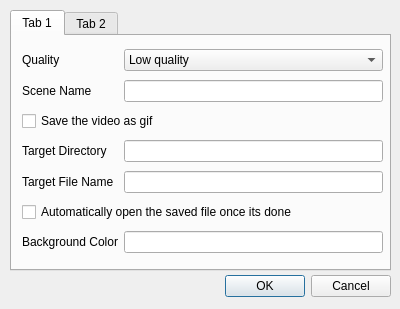
<?xml version="1.0" encoding="UTF-8"?>
<ui version="4.0">
 <class>MakePage</class>
 <widget class="QDialog" name="MakePage">
  <property name="geometry">
   <rect>
    <x>0</x>
    <y>0</y>
    <width>400</width>
    <height>309</height>
   </rect>
  </property>
  <property name="windowTitle">
   <string>Dialog</string>
  </property>
  <widget class="QDialogButtonBox" name="buttonBox">
   <property name="geometry">
    <rect>
     <x>220</x>
     <y>270</y>
     <width>171</width>
     <height>32</height>
    </rect>
   </property>
   <property name="orientation">
    <enum>Qt::Horizontal</enum>
   </property>
   <property name="standardButtons">
    <set>QDialogButtonBox::Cancel|QDialogButtonBox::Ok</set>
   </property>
  </widget>
  <widget class="QTabWidget" name="tabWidget">
   <property name="geometry">
    <rect>
     <x>10</x>
     <y>10</y>
     <width>381</width>
     <height>261</height>
    </rect>
   </property>
   <property name="currentIndex">
    <number>0</number>
   </property>
   <widget class="QWidget" name="tab">
    <attribute name="title">
     <string>Tab 1</string>
    </attribute>
    <widget class="QWidget" name="gridLayoutWidget">
     <property name="geometry">
      <rect>
       <x>10</x>
       <y>10</y>
       <width>361</width>
       <height>211</height>
      </rect>
     </property>
     <layout class="QGridLayout" name="gridLayout">
      <item row="4" column="1">
       <widget class="QLineEdit" name="tarName"/>
      </item>
      <item row="3" column="0">
       <widget class="QLabel" name="label_2">
        <property name="text">
         <string>Target Directory</string>
        </property>
       </widget>
      </item>
      <item row="3" column="1">
       <widget class="QLineEdit" name="tarDir"/>
      </item>
      <item row="5" column="0" colspan="2">
       <widget class="QCheckBox" name="preview">
        <property name="text">
         <string>Automatically open the saved file once its done</string>
        </property>
       </widget>
      </item>
      <item row="1" column="1">
       <widget class="QLineEdit" name="sceName"/>
      </item>
      <item row="1" column="0">
       <widget class="QLabel" name="label_4">
        <property name="text">
         <string>Scene Name</string>
        </property>
       </widget>
      </item>
      <item row="0" column="0">
       <widget class="QLabel" name="label">
        <property name="text">
         <string>Quality</string>
        </property>
       </widget>
      </item>
      <item row="6" column="0">
       <widget class="QLabel" name="label_5">
        <property name="text">
         <string>Background Color</string>
        </property>
       </widget>
      </item>
      <item row="4" column="0">
       <widget class="QLabel" name="label_3">
        <property name="text">
         <string>Target File Name</string>
        </property>
       </widget>
      </item>
      <item row="2" column="0" colspan="2">
       <widget class="QCheckBox" name="checkBox">
        <property name="text">
         <string>Save the video as gif</string>
        </property>
       </widget>
      </item>
      <item row="0" column="1">
       <widget class="QComboBox" name="quality">
        <item>
         <property name="text">
          <string>Low quality</string>
         </property>
        </item>
        <item>
         <property name="text">
          <string>Medium quality</string>
         </property>
        </item>
        <item>
         <property name="text">
          <string>High quality</string>
         </property>
        </item>
       </widget>
      </item>
      <item row="6" column="1">
       <widget class="QLineEdit" name="tarName_2"/>
      </item>
     </layout>
    </widget>
   </widget>
   <widget class="QWidget" name="tab_2">
    <attribute name="title">
     <string>Tab 2</string>
    </attribute>
   </widget>
  </widget>
 </widget>
 <resources/>
 <connections>
  <connection>
   <sender>buttonBox</sender>
   <signal>accepted()</signal>
   <receiver>MakePage</receiver>
   <slot>accept()</slot>
   <hints>
    <hint type="sourcelabel">
     <x>248</x>
     <y>254</y>
    </hint>
    <hint type="destinationlabel">
     <x>157</x>
     <y>274</y>
    </hint>
   </hints>
  </connection>
  <connection>
   <sender>buttonBox</sender>
   <signal>rejected()</signal>
   <receiver>MakePage</receiver>
   <slot>reject()</slot>
   <hints>
    <hint type="sourcelabel">
     <x>316</x>
     <y>260</y>
    </hint>
    <hint type="destinationlabel">
     <x>286</x>
     <y>274</y>
    </hint>
   </hints>
  </connection>
 </connections>
</ui>
